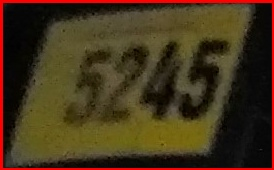
#> input picture license_plates/5245.jpg, 274 x 170 px
$ python -i utils.py   (imports and definitions only)
#> lines starting #> are read from the running program, lines starting #| are printed output that depends on the picture
#> further down, picture is the input picture: shape (170, 274, 3); mean B, G, R 26.2, 51.7, 68.9
"""
utils.py - contains utility functions used in the project.

Functions:
- crop_image(image: np.ndarray, coord: List[int]) -> np.ndarray
- fetch_data() -> List[List[str]]
- media_player(central_widget) -> QtWidgets.QLabel
- check_duplicate(a) -> bool
- convert_cv_qt(cv_img) -> QtGui.QPixmap
- convert_license_plate_image(license_plate) -> QtGui.QPixmap
- play_video(obj, thread, play_btn) -> None
- resize_image(image: np.ndarray) -> np.ndarray
- filter_table(data:List[List[str]], filter_dict:dict) -> List[List[str]]

"""
import csv
import os
from datetime import datetime
from typing import List
import cv2
import numpy as np
from PyQt5 import QtWidgets, QtGui
from PyQt5.QtGui import QPixmap
from PyQt5.QtCore import Qt
from PyQt5.QtWidgets import QStyle
from constants import DATA_PATH


# [68 lines left out: functions crop_image, fetch_data, media_player, check_duplicate, not called in this run]


def convert_cv_qt(cv_img):
    """
    Converts an OpenCV image to a QPixmap format.
    :param cv_img: The OpenCV image to convert.
    :return: The QPixmap format of the image.
    """
    cv_img = resize_image(cv_img)
    rgb_image = cv2.cvtColor(cv_img, cv2.COLOR_BGR2RGB)
    h, w, ch = rgb_image.shape
    bytes_per_line = ch * w
    convert_to_qt_format = QtGui.QImage(rgb_image.data, w, h, bytes_per_line,
                                        QtGui.QImage.Format_RGB888)
    return QPixmap.fromImage(convert_to_qt_format)


# [28 lines left out: functions convert_license_plate_image, play_video, not called in this run]


def resize_image(image):
    """
    Resizes an input image to a target size of 1280x720 while maintaining the original aspect ratio.
    If the aspect ratio of the input image is greater than or equal to the aspect ratio of the
    target size, black padding is added to the top and bottom of the resized image. Otherwise,
    black padding is added to the left and right of the resized image.

    Args:
        image (numpy.ndarray): The input image to resize.

    Returns:
        numpy.ndarray: The resized image.
    """
    # Get the original dimensions of the image
    height, width = image.shape[:2]
#> height = 170; width = 274

    # Calculate the aspect ratio of the image
    aspect_ratio = width / height
#> aspect_ratio = 1.61

    # Calculate the new dimensions based on the target width
    target_width = 1280
    target_height = 720

    if aspect_ratio >= target_width / target_height:
        # Calculate the new height based on the target width and the aspect ratio
        new_height = int(target_width / aspect_ratio)

        # Resize the image using the calculated dimensions
        resized_image = cv2.resize(image, (target_width, new_height))

        # Add black padding to the top and bottom of the image
        padding_top = int((target_height - new_height) / 2)
        padding_bottom = target_height - new_height - padding_top
        resized_image = cv2.copyMakeBorder(resized_image, padding_top, padding_bottom, 0, 0,
                                           cv2.BORDER_CONSTANT, value=0)

    else:
        # Calculate the new width based on the target height and the aspect ratio
        new_width = int(target_height * aspect_ratio)
#> new_width = 1160

        # Resize the image using the calculated dimensions
        resized_image = cv2.resize(image, (new_width, target_height))

        # Add black padding to the left and right of the image
        padding_left = int((target_width - new_width) / 2)
#> padding_left = 60
        padding_right = target_width - new_width - padding_left
#> padding_right = 60
        resized_image = cv2.copyMakeBorder(resized_image, 0, 0, padding_left, padding_right,
                                           cv2.BORDER_CONSTANT, value=0)
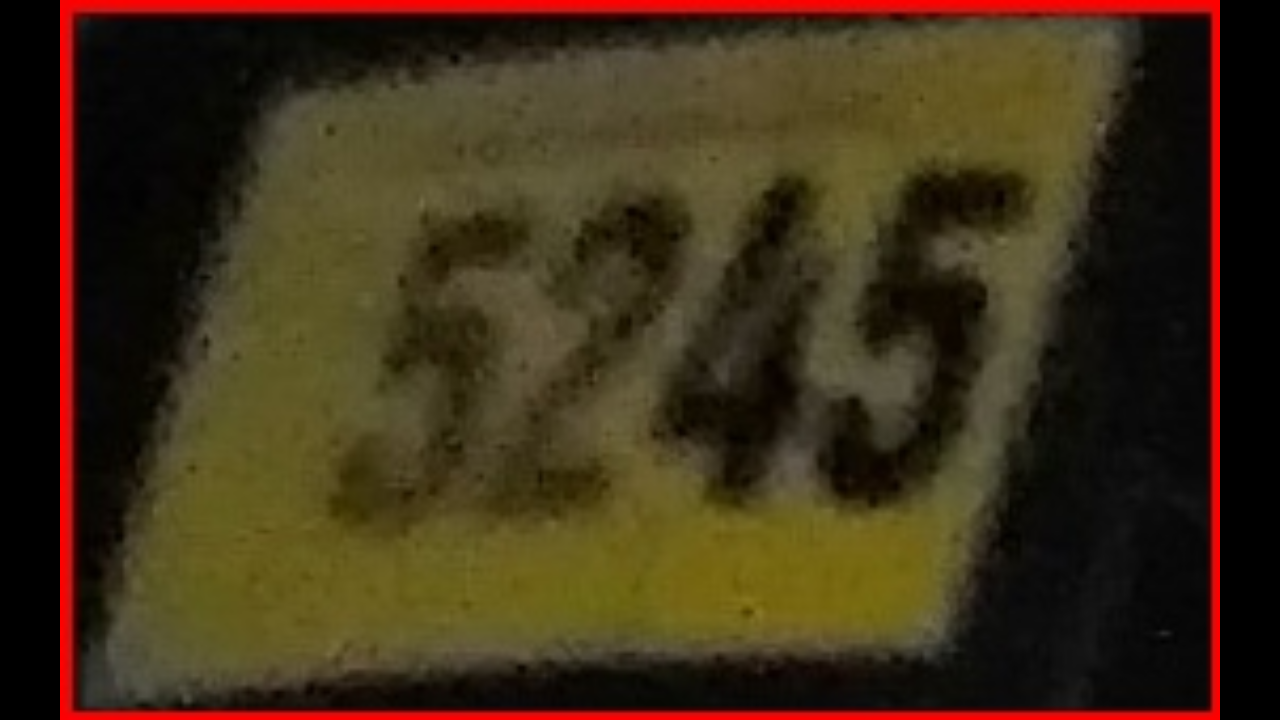
#> resized_image: shape (720, 1280, 3); mean B, G, R 23.7, 46.7, 62.4

    # Return the resized image
    return resized_image


# [43 lines left out: functions filter_table, parse_date, not called in this run]

>>> import cv2
>>> picture = cv2.imread('../license_plates/5245.jpg')
>>> result = convert_cv_qt(picture)
#> (the run stopped early here; a loop or call above may not have finished)
